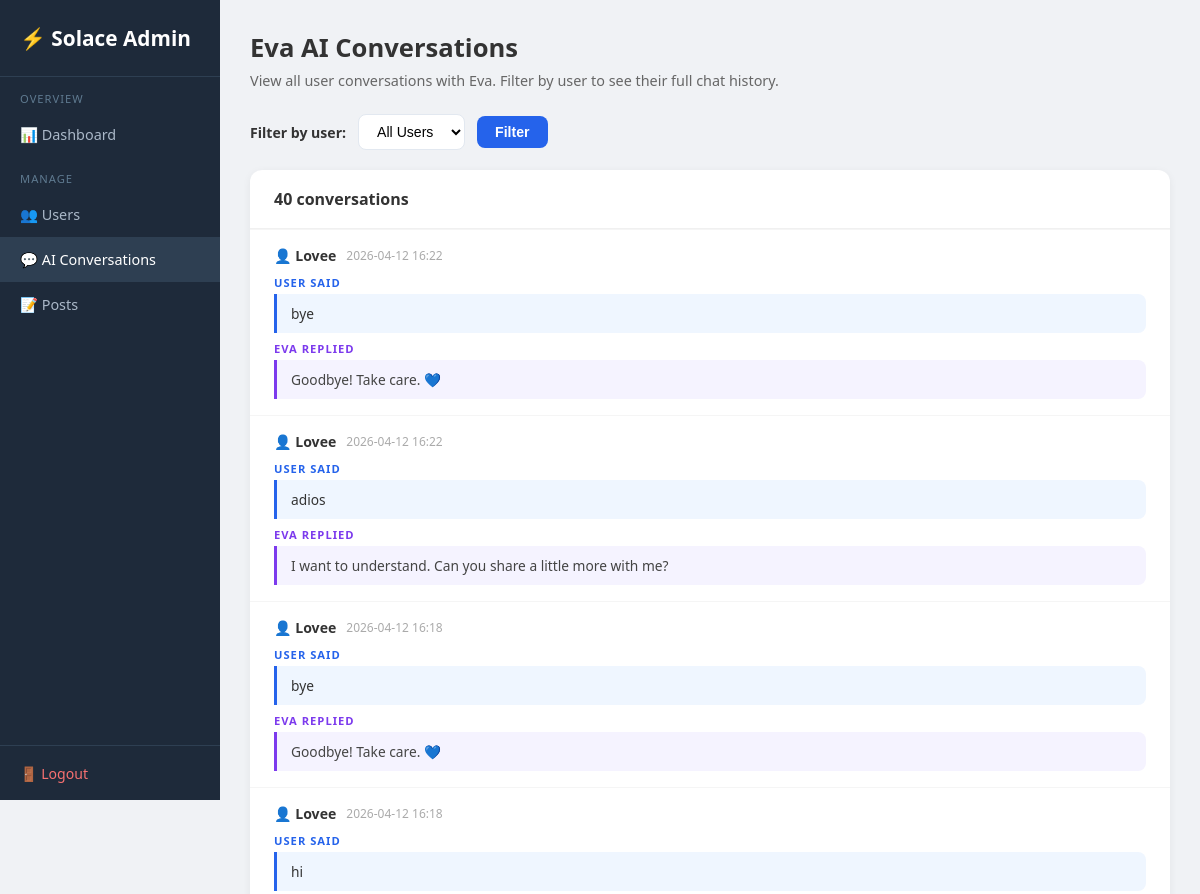
Page /admin/chats (signed in, upper part) on the earlier database version.
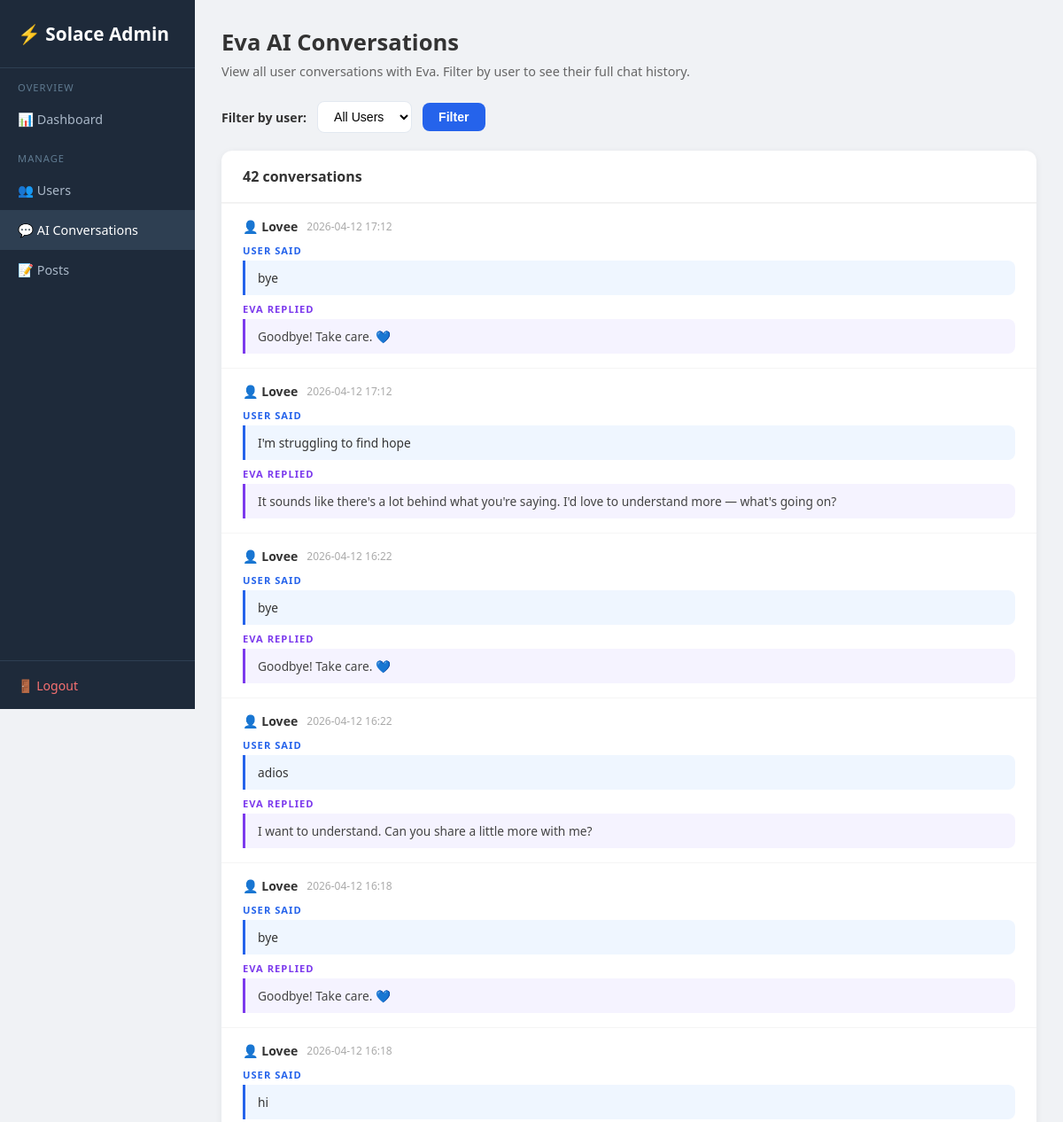
Same page on the later database version.
### tables this page shows
CREATE TABLE chat_history (
                id           INTEGER PRIMARY KEY AUTOINCREMENT,
                session_id   TEXT,
                user_id      INTEGER REFERENCES users(id),
                user_message TEXT,
                ai_response  TEXT,
                timestamp    DATETIME DEFAULT CURRENT_TIMESTAMP
            );

CREATE TABLE users (
                id         INTEGER PRIMARY KEY AUTOINCREMENT,
                username   TEXT UNIQUE NOT NULL,
                email      TEXT NOT NULL,
                password   TEXT NOT NULL,
                is_admin   INTEGER DEFAULT 0,
                created_at DATETIME DEFAULT CURRENT_TIMESTAMP
            );

### app.py (the view)
@app.route("/admin/chats")
@admin_required
def admin_chats() -> Any:
    uid_filter = request.args.get("user_id", "")
    with get_db() as conn:
        users = conn.execute(
            "SELECT id, username FROM users WHERE is_admin=0 ORDER BY username"
        ).fetchall()
        if uid_filter:
            chats = conn.execute("""
                SELECT ch.id, u.username, ch.user_message, ch.ai_response,
                       ch.session_id, ch.timestamp
                FROM chat_history ch JOIN users u ON ch.user_id=u.id
                WHERE ch.user_id=?
                ORDER BY ch.timestamp DESC
            """, (uid_filter,)).fetchall()
        else:
            chats = conn.execute("""
                SELECT ch.id, u.username, ch.user_message, ch.ai_response,
                       ch.session_id, ch.timestamp
                FROM chat_history ch JOIN users u ON ch.user_id=u.id
                ORDER BY ch.timestamp DESC LIMIT 50
            """).fetchall()
    return render_template(
        "admin/chats.html",
        chats=chats, users=users,
        selected_user=uid_filter,
    )

### app.py (called while the page is built)
def get_db() -> sqlite3.Connection:
    db_path = os.path.join(os.path.dirname(os.path.abspath(__file__)), "database.db")
    conn = sqlite3.connect(db_path)
    conn.row_factory = sqlite3.Row
    return conn

def admin_required(f: Any) -> Any:
    @wraps(f)
    def dec(*args: Any, **kwargs: Any) -> Any:
        if "user_id" not in session or not session.get("is_admin"):
            flash("Admin access required.")
            return redirect(url_for("login_page"))
        return f(*args, **kwargs)
    return dec

### templates/admin/Chats.html (shortened to what this page needs)
<!DOCTYPE html>
<html lang="en">
<head>
</head>
<body>
<div class="sidebar">
  <div class="logo">⚡ Solace Admin</div>
  <nav>
    <div class="sl">Overview</div>
    <a href="/admin">📊 Dashboard</a>
    <div class="sl">Manage</div>
    <a href="/admin/users">👥 Users</a>
    <a href="/admin/chats" class="active">💬 AI Conversations</a>
    <a href="/admin/posts">📝 Posts</a>
  </nav>
  <div class="bot"><a href="/logout">🚪 Logout</a></div>
</div>
<div class="main">
  <div class="page-title">Eva AI Conversations</div>
  <div class="page-sub">View all user conversations with Eva. Filter by user to see their full chat history.</div>
  <form method="GET" action="/admin/chats" class="filter-bar">
    <label style="font-weight:600;font-size:0.88rem">Filter by user:</label>
    <select name="user_id">
      <option value="">All Users</option>
    </select>
    <button type="submit">Filter</button>
  </form>
  <div class="card">
    <div class="card-header">{{ chats|length }} conversation{% if chats|length != 1 %}s{% endif %}
    </div>
    {% if chats %}
      {% for c in chats %}
      <div class="chat-row">
        <div class="chat-meta">
          <span class="chat-user">👤 {{ c.username }}</span>
          <span class="chat-time">{{ (c.timestamp or '')[:16] }}</span>
        </div>
        <div class="msg-label u">User said</div>
        <div class="msg-user">{{ c.user_message }}</div>
        <div class="msg-label e">Eva replied</div>
        <div class="msg-eva">{{ c.ai_response }}</div>
      </div>
      {% endfor %}
    {% else %}
      <div class="empty">No conversations found.</div>
    {% endif %}
  </div>
</div>
</body>
</html>

### templates/admin/Chats.html (style rules this page uses)
* { box-sizing:border-box;margin:0;padding:0; }
body { font-family:'Segoe UI',sans-serif;background:#f0f2f5;color:#333; }
.sidebar { width:220px;position:fixed;top:0;left:0;height:100vh;background:#1e2a3a;display:flex;flex-direction:column; }
.sidebar .logo { padding:24px 20px;font-size:1.3rem;font-weight:700;color:#fff;border-bottom:1px solid #2e3f52; }
.sidebar nav a { display:block;padding:13px 20px;color:#aab8c8;text-decoration:none;font-size:0.9rem; }
.sidebar nav a:hover,.sidebar nav a.active { background:#2e3f52;color:#fff; }
.sidebar nav .sl { padding:14px 20px 6px;font-size:0.7rem;text-transform:uppercase;letter-spacing:1px;color:#5f7a90; }
.sidebar .bot { margin-top:auto;padding:16px 20px;border-top:1px solid #2e3f52; }
.sidebar .bot a { color:#f87171;text-decoration:none;font-size:0.88rem; }
.main { margin-left:220px;padding:30px; }
.page-title { font-size:1.6rem;font-weight:700;margin-bottom:6px; }
.page-sub { color:#666;font-size:0.9rem;margin-bottom:24px; }
.filter-bar { display:flex;align-items:center;gap:12px;margin-bottom:20px; }
.filter-bar select { padding:8px 14px;border:1.5px solid #e2e8f0;border-radius:8px;font-size:0.88rem;background:white; }
.filter-bar button { padding:8px 18px;background:#2563eb;color:white;border:none;border-radius:8px;font-weight:600;cursor:pointer;font-size:0.88rem; }
.card { background:#fff;border-radius:12px;box-shadow:0 2px 8px rgba(0,0,0,.06);overflow:hidden; }
.card-header { padding:18px 24px;font-weight:600;border-bottom:1px solid #f0f0f0; }
.chat-row { padding:16px 24px;border-top:1px solid #f5f5f5; }
.chat-meta { display:flex;align-items:center;gap:10px;margin-bottom:10px; }
.chat-user { font-weight:700;font-size:0.88rem; }
.chat-time { font-size:0.75rem;color:#aaa; }
.msg-user { background:#EFF6FF;border-left:3px solid #2563eb;padding:10px 14px;border-radius:0 8px 8px 0;font-size:0.86rem;margin-bottom:8px; }
.msg-eva { background:#F5F3FF;border-left:3px solid #7c3aed;padding:10px 14px;border-radius:0 8px 8px 0;font-size:0.86rem;color:#444; }
.msg-label { font-size:0.7rem;font-weight:700;text-transform:uppercase;letter-spacing:1px;margin-bottom:4px; }
.msg-label.u { color:#2563eb; }
.msg-label.e { color:#7c3aed; }

Differences in the rows shown:
added chat_history: username "Lovee", timestamp "2026-04-12 17:12", user_message "bye", ai_response "Goodbye! Take care. 💙"
added chat_history: username "Lovee", timestamp "2026-04-12 17:12", user_message "I'm struggling to find hope", ai_response "It sounds like there's a lot behind what you're saying. I'd love to understand more — what's going on?"
Other differences:
{{ chats|length }}: "40" → "42"
